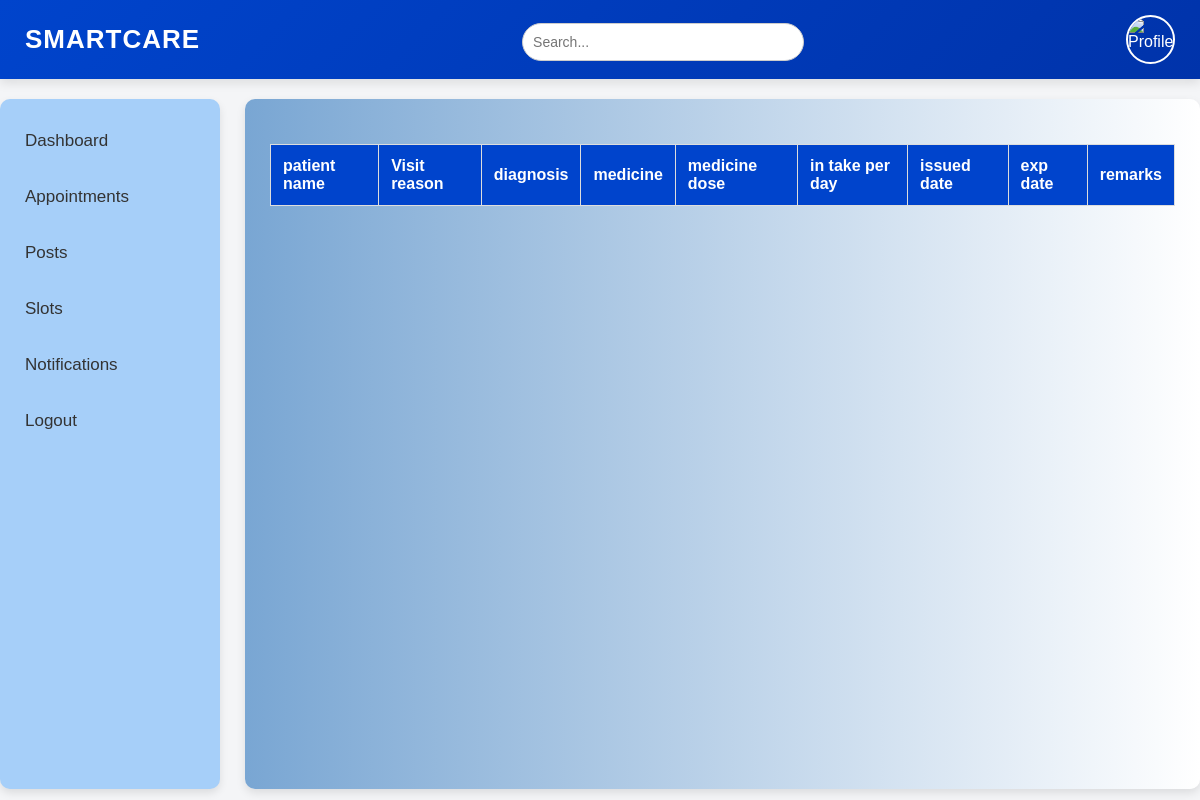
The page /viewprescription/8 on the database as committed earlier.
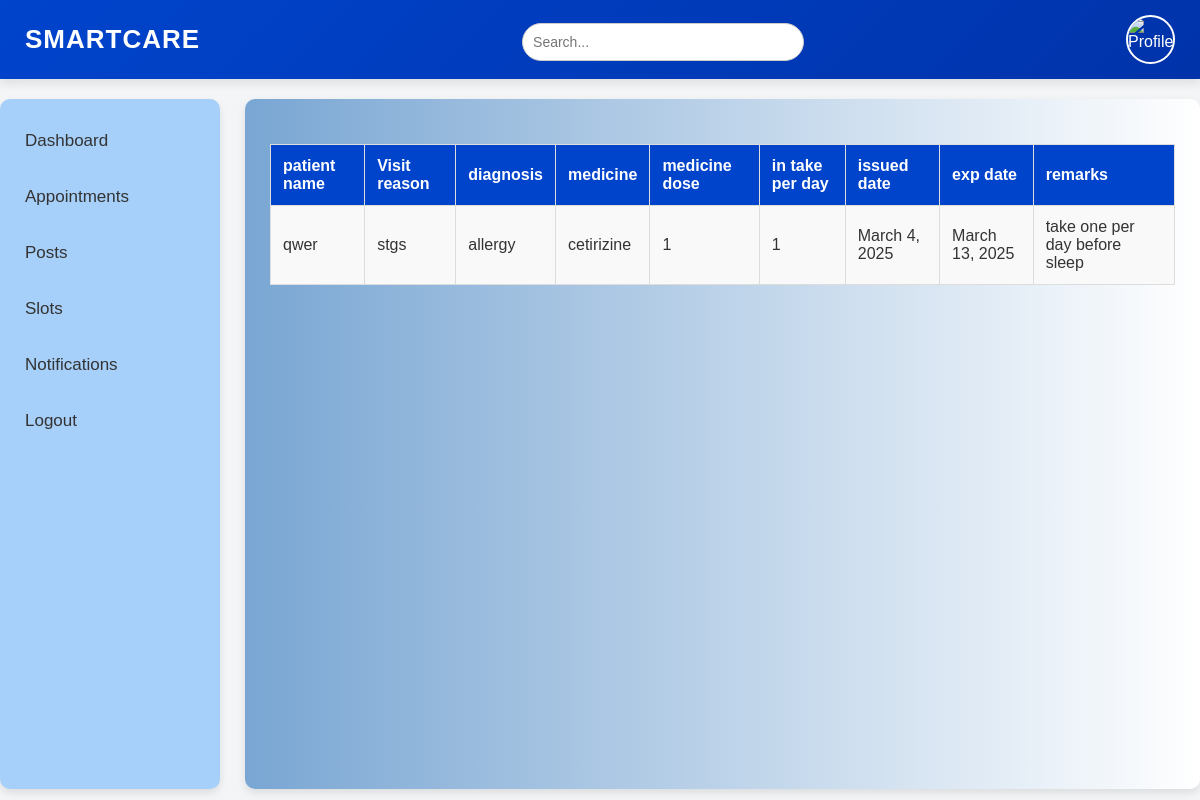
The same page on the database as committed later.
### Predictivehealthapp/models.py (models this page shows)
class prescriptionTable(models.Model):
    APPOINTMENTID=models.ForeignKey(bookinginfoTable,on_delete=models.CASCADE,null=True,blank=True)
    diagnosis=models.CharField(max_length=20,null=True,blank=True)
    medicine_name=models.CharField(max_length=20,null=True,blank=True)
    medicine_dosage=models.CharField(max_length=20,null=True,blank=True)
    medicine_itd=models.CharField(max_length=20,null=True,blank=True)
    issueddate=models.DateField(auto_now_add=True,null=True,blank=True)
    expirydate=models.DateField(null=True,blank=True)
    remark=models.CharField(max_length=200,null=True,blank=True)
    status=models.CharField(max_length=20,null=True,blank=True)

class bookinginfoTable(models.Model):
    USERID=models.ForeignKey(userTable,on_delete=models.CASCADE,null=True,blank=True,related_name='userid')
    DOCTORID=models.ForeignKey(DoctorTable,on_delete=models.CASCADE,null=True,blank=True,)
    patient_name=models.CharField(max_length=300,null=True,blank=True)
    patient_age=models.CharField(max_length=300,null=True,blank=True)
    patient_height=models.CharField(max_length=300,null=True,blank=True)
    patient_weight=models.CharField(max_length=300,null=True,blank=True)
    patient_addr=models.CharField(max_length=300,null=True,blank=True)
    APPOINTMENTDATE=models.DateField(null=True,blank=True)
    APPOINTMENTTIME=models.TimeField(null=True,blank=True)
    visitReason=models.CharField(max_length=300,null=True,blank=True)
    status=models.CharField(max_length=20,null=True,blank=True)

### Predictivehealthapp/views.py (the view)
# urls.py: path('viewprescription/<int:lid>',viewprescription.as_view(),name="viewprescription"),
class viewprescription(View):
    def get(self,request,lid):
        obj=prescriptionTable.objects.filter(APPOINTMENTID__id=lid)
        print(obj)
        return render(request,'doctor/view-prescriptions.html',{'obj':obj})

### templates/doctor/view-prescriptions.html (shortened to what this page needs)
{% extends 'doctor/doc-dashboard.html' %}
        {% block body %}
        <table border="1">
            <tr>
                <th>patient name</th>
                <th>Visit reason</th>
                <th>diagnosis</th>
                <th>medicine </th>
                <th>medicine dose</th>
                <th>in take per day</th>
                <th>issued date</th>
                <th>exp date</th>
                <th>remarks</th>
            </tr>
            {% for i in obj%}
            <tr>
                <td>{{i.APPOINTMENTID.patient_name}}</td>
                <td>{{i.APPOINTMENTID.visitReason}}</td>
                <td>{{i.diagnosis}}</td>
                <td>{{i.medicine_name}}</td>
                <td>{{i.medicine_dosage}}</td>
                <td>{{i.medicine_itd}}</td>
                <td>{{i.issueddate}}</td>
                <td>{{i.expirydate}}</td>
                <td>{{i.remark}}</td>
            </tr>
            {% endfor %}
        </table>
        {% endblock %}

Rows that differ between the two databases and show on the page:
added prescriptionTable: APPOINTMENTID.patient_name "qwer", APPOINTMENTID.visitReason "stgs", diagnosis "allergy", medicine_name "cetirizine", medicine_dosage "1", medicine_itd "1", issueddate "March 4, 2025", expirydate "March 13, 2025", remark "take one per day before sleep"
